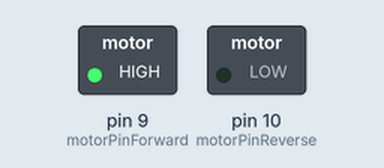
Simulated run of this sketch. Board: Arduino Uno, built with avr-gcc and run on an emulated ATmega328P. Parts: switched loads named in the sketch (green lamp = pin HIGH). What the sketch prints to the serial monitor is not drawn.

Above: at 0.5 s.
At 3.5 s:
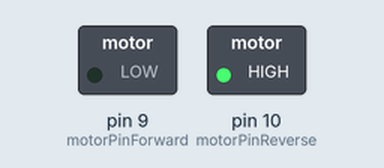
At 5.0 s:
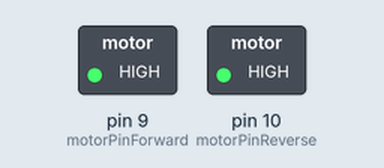
Timing chart, 0 to 7.8 s (numbered marks = the images above):
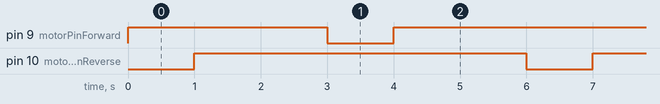

Measured:
- by itself, pin 9 (motorPinForward): repeats every 6.0 s: LOW 1.0 s, HIGH 5.0 s
- by itself, pin 10 (motorPinReverse): alternates HIGH for 5.0 s and LOW for 1.0 s
- by itself, everything shown: repeats every 6.0 s, in 5 steps

The sketch:

ninthProject_motor_hbridge_analog.ino
```cpp
int motorPinForward = 9;
int motorPinReverse = 10;

void setup()
{
  Serial.begin(9600);
  Serial.println("Started");
  pinMode(motorPinForward,OUTPUT);
  pinMode(motorPinReverse,OUTPUT);
  digitalWrite(motorPinForward, LOW);
  digitalWrite(motorPinReverse, LOW);
}

void loop()
{
  digitalWrite(motorPinForward, HIGH);
  delay(1000);
  applyBrake();
  digitalWrite(motorPinReverse, HIGH);
  delay(1000);
  applyBrake();
}

void applyBrake()
{
  digitalWrite(motorPinReverse, HIGH);
  digitalWrite(motorPinForward, HIGH);
  delay(2000);
  digitalWrite(motorPinReverse, LOW);
  digitalWrite(motorPinForward, LOW);
}
```
